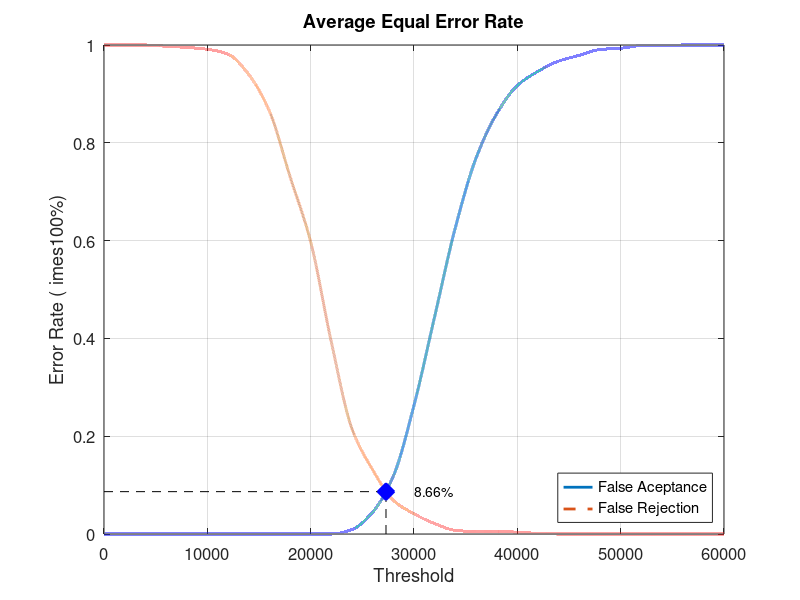
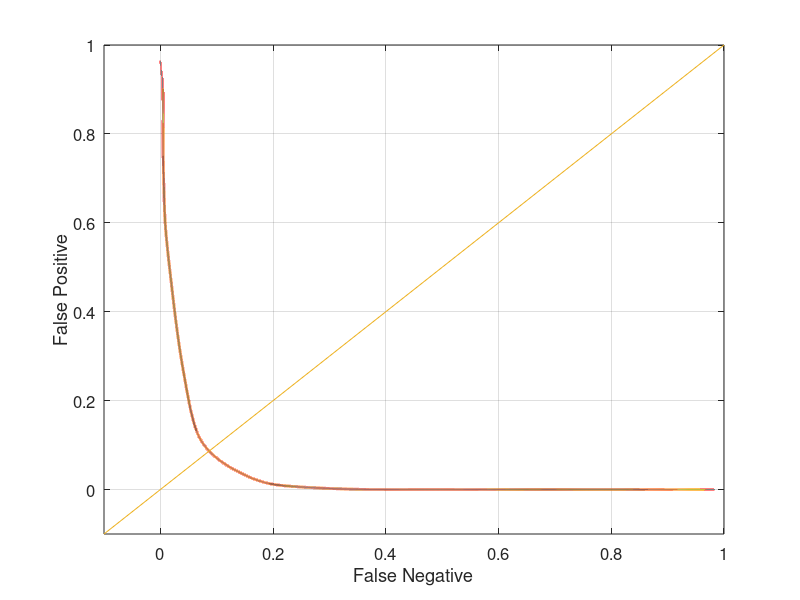

The MATLAB script that drew these images, in order:
close all;
clear;
clc;
x = 0:2000:60000;
xq = 0:0.5:60000;

y0 = [0 0 0 0 0 0 0 0 0 0 0 0 0.00921053 0.0447368 0.118421 0.263158 0.444737 0.626316 0.768421 0.85921 0.917105 0.946053 0.967105 0.978947 0.990789 0.993421 0.998684 0.998684 1 1 1]
yy0 = interp1(x, y0, xq, 'pchip');
y1 = [1 1 1 0.9975 0.995 0.99125 0.98125 0.94 0.865 0.73125 0.5975 0.3925 0.215 0.13125 0.06875 0.04125 0.02125 0.0075 0.005 0.005 0.00375 0.00125 0 0 0 0 0 0 0 0 0]
yy1 = interp1(x, y1, xq, 'pchip');

% Calculating EER: 
y2 = abs(y0 - y1);
find(y2 == min(y2))
yy2 = abs(yy0 - yy1);
xEER = find(yy2 == min(yy2));
xEERIndex = xq(xEER) % X-axis EER
yEER = yy0(xEER) % Y-axis EER

main = figure
plot(xq, yy0,'-','LineWidth', 2);	hold on
plot(xq, yy1,'--','LineWidth', 2);	hold on
plot([xEERIndex xEERIndex], [0 yEER], 'k--');	hold on
plot([0 xEERIndex], [yEER yEER], 'k--');	hold on
plot(xEERIndex, yEER, 'bx', 'LineWidth', 10);	hold on
text(xEERIndex + 10 * xEERIndex / 100, yEER, [num2str(round((10000 * yEER)) / 100) '%'])
legend('False Aceptance', 'False Rejection', 'Location', 'SouthEast')
xlabel('Threshold')
ylabel('Error Rate (	imes100%)')
title('Average Equal Error Rate')
set(gca, 'FontSize', 12)
axis([0 60000 0 1])
grid on

print(main, 'Experiment5AverageMain', '-dpng');
FNRxFPR = figure('Color', [1 1 1]);
plot(yy1, yy0, '-', yy1, yy0, 'LineWidth', 2);
hold on
y = -0.1:0.1:1
plot(y, y); 
set(gca, 'FontSize', 12)
xlabel('False Negative')
ylabel('False Positive')
axis([-0.1 1 -0.1 1])
set(gca, 'FontSize', 12)
grid on

print(FNRxFPR, 'Experiment5AverageFNRxFPR','-dpng');
